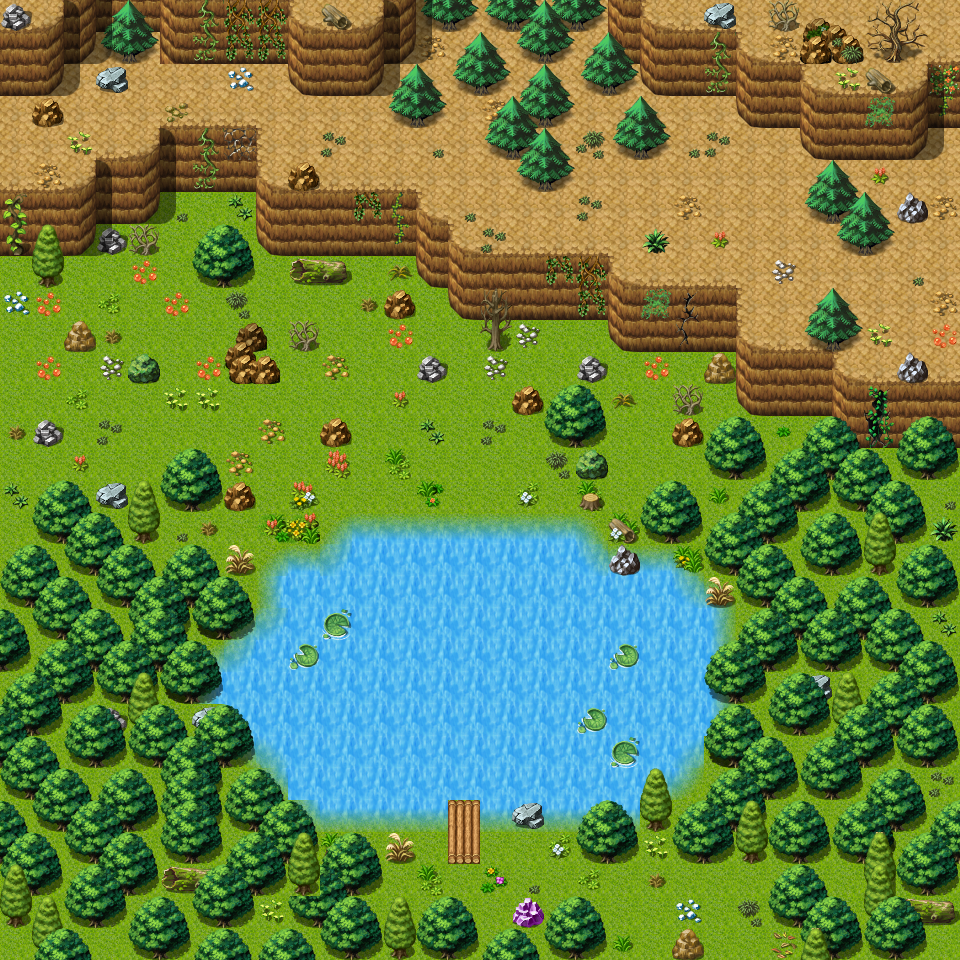

Below is a game level as drawn by its tile map, then a one-line description and the .tmx that defines it (tile-layer data replaced by summaries):
An orthogonal 30x30 tile map with 32x32 px tiles, 3 tile layers (Ground, Objects, Above), 33 hidden layers not drawn, 61 tilesets and 48 objects (21x replace, 14x script, 10x spawn, 3x mapchange).

<map version="1.0" tiledversion="1.1.5" orientation="orthogonal" renderorder="right-down" width="30" height="30" tilewidth="32" tileheight="32" infinite="0" nextobjectid="62">
 <properties>
  <property name="outdoors" value="1" />
 </properties>
 <tileset firstgid="1" name="map_bed_1" tilewidth="32" tileheight="32" tilecount="128" columns="16">
  <image source="../drawable/map_bed_1.png" width="512" height="256" />
 </tileset>
 <tileset firstgid="129" name="map_border_1" tilewidth="32" tileheight="32" tilecount="128" columns="16">
  <image source="../drawable/map_border_1.png" width="512" height="256" />
 </tileset>
 <tileset firstgid="257" name="map_bridge_1" tilewidth="32" tileheight="32" tilecount="128" columns="16">
  <image source="../drawable/map_bridge_1.png" width="512" height="256" />
 </tileset>
 <tileset firstgid="385" name="map_bridge_2" tilewidth="32" tileheight="32" tilecount="128" columns="16">
  <image source="../drawable/map_bridge_2.png" width="512" height="256" />
 </tileset>
 <tileset firstgid="513" name="map_broken_1" tilewidth="32" tileheight="32" tilecount="128" columns="16">
  <image source="../drawable/map_broken_1.png" width="512" height="256" />
 </tileset>
 <tileset firstgid="641" name="map_cavewall_1" tilewidth="32" tileheight="32" tilecount="108" columns="18">
  <image source="../drawable/map_cavewall_1.png" width="576" height="192" />
 </tileset>
 <tileset firstgid="749" name="map_cavewall_2" tilewidth="32" tileheight="32" tilecount="108" columns="18">
  <image source="../drawable/map_cavewall_2.png" width="576" height="192" />
 </tileset>
 <tileset firstgid="857" name="map_cavewall_3" tilewidth="32" tileheight="32" tilecount="108" columns="18">
  <image source="../drawable/map_cavewall_3.png" width="576" height="192" />
 </tileset>
 <tileset firstgid="965" name="map_cavewall_4" tilewidth="32" tileheight="32" tilecount="108" columns="18">
  <image source="../drawable/map_cavewall_4.png" width="576" height="192" />
 </tileset>
 <tileset firstgid="1073" name="map_chair_table_1" tilewidth="32" tileheight="32" tilecount="128" columns="16">
  <image source="../drawable/map_chair_table_1.png" width="512" height="256" />
 </tileset>
 <tileset firstgid="1201" name="map_chair_table_2" tilewidth="32" tileheight="32" tilecount="128" columns="16">
  <image source="../drawable/map_chair_table_2.png" width="512" height="256" />
 </tileset>
 <tileset firstgid="1329" name="map_crate_1" tilewidth="32" tileheight="32" tilecount="128" columns="16">
  <image source="../drawable/map_crate_1.png" width="512" height="256" />
 </tileset>
 <tileset firstgid="1457" name="map_cupboard_1" tilewidth="32" tileheight="32" tilecount="128" columns="16">
  <image source="../drawable/map_cupboard_1.png" width="512" height="256" />
 </tileset>
 <tileset firstgid="1585" name="map_curtain_1" tilewidth="32" tileheight="32" tilecount="128" columns="16">
  <image source="../drawable/map_curtain_1.png" width="512" height="256" />
 </tileset>
 <tileset firstgid="1713" name="map_entrance_1" tilewidth="32" tileheight="32" tilecount="128" columns="16">
  <image source="../drawable/map_entrance_1.png" width="512" height="256" />
 </tileset>
 <tileset firstgid="1841" name="map_entrance_2" tilewidth="32" tileheight="32" tilecount="128" columns="16">
  <image source="../drawable/map_entrance_2.png" width="512" height="256" />
 </tileset>
 <tileset firstgid="1969" name="map_fence_1" tilewidth="32" tileheight="32" tilecount="128" columns="16">
  <image source="../drawable/map_fence_1.png" width="512" height="256" />
 </tileset>
 <tileset firstgid="2097" name="map_fence_2" tilewidth="32" tileheight="32" tilecount="128" columns="16">
  <image source="../drawable/map_fence_2.png" width="512" height="256" />
 </tileset>
 <tileset firstgid="2225" name="map_fence_3" tilewidth="32" tileheight="32" tilecount="128" columns="16">
  <image source="../drawable/map_fence_3.png" width="512" height="256" />
 </tileset>
 <tileset firstgid="2353" name="map_fence_4" tilewidth="32" tileheight="32" tilecount="128" columns="16">
  <image source="../drawable/map_fence_4.png" width="512" height="256" />
 </tileset>
 <tileset firstgid="2481" name="map_ground_1" tilewidth="32" tileheight="32" tilecount="128" columns="16">
  <image source="../drawable/map_ground_1.png" width="512" height="256" />
 </tileset>
 <tileset firstgid="2609" name="map_ground_2" tilewidth="32" tileheight="32" tilecount="128" columns="16">
  <image source="../drawable/map_ground_2.png" width="512" height="256" />
 </tileset>
 <tileset firstgid="2737" name="map_ground_3" tilewidth="32" tileheight="32" tilecount="128" columns="16">
  <image source="../drawable/map_ground_3.png" width="512" height="256" />
 </tileset>
 <tileset firstgid="2865" name="map_ground_4" tilewidth="32" tileheight="32" tilecount="128" columns="16">
  <image source="../drawable/map_ground_4.png" width="512" height="256" />
 </tileset>
 <tileset firstgid="2993" name="map_ground_5" tilewidth="32" tileheight="32" tilecount="128" columns="16">
  <image source="../drawable/map_ground_5.png" width="512" height="256" />
 </tileset>
 <tileset firstgid="3121" name="map_ground_6" tilewidth="32" tileheight="32" tilecount="128" columns="16">
  <image source="../drawable/map_ground_6.png" width="512" height="256" />
 </tileset>
 <tileset firstgid="3249" name="map_ground_7" tilewidth="32" tileheight="32" tilecount="128" columns="16">
  <image source="../drawable/map_ground_7.png" width="512" height="256" />
 </tileset>
 <tileset firstgid="3377" name="map_ground_8" tilewidth="32" tileheight="32" tilecount="128" columns="16">
  <image source="../drawable/map_ground_8.png" width="512" height="256" />
 </tileset>
 <tileset firstgid="3505" name="map_house_1" tilewidth="32" tileheight="32" tilecount="128" columns="16">
  <image source="../drawable/map_house_1.png" width="512" height="256" />
 </tileset>
 <tileset firstgid="3633" name="map_house_2" tilewidth="32" tileheight="32" tilecount="128" columns="16">
  <image source="../drawable/map_house_2.png" width="512" height="256" />
 </tileset>
 <tileset firstgid="3761" name="map_indoor_1" tilewidth="32" tileheight="32" tilecount="128" columns="16">
  <image source="../drawable/map_indoor_1.png" width="512" height="256" />
 </tileset>
 <tileset firstgid="3889" name="map_indoor_2" tilewidth="32" tileheight="32" tilecount="128" columns="16">
  <image source="../drawable/map_indoor_2.png" width="512" height="256" />
 </tileset>
 <tileset firstgid="4017" name="map_kitchen_1" tilewidth="32" tileheight="32" tilecount="128" columns="16">
  <image source="../drawable/map_kitchen_1.png" width="512" height="256" />
 </tileset>
 <tileset firstgid="4145" name="map_outdoor_1" tilewidth="32" tileheight="32" tilecount="128" columns="16">
  <image source="../drawable/map_outdoor_1.png" width="512" height="256" />
 </tileset>
 <tileset firstgid="4273" name="map_pillar_1" tilewidth="32" tileheight="32" tilecount="128" columns="16">
  <image source="../drawable/map_pillar_1.png" width="512" height="256" />
 </tileset>
 <tileset firstgid="4401" name="map_pillar_2" tilewidth="32" tileheight="32" tilecount="128" columns="16">
  <image source="../drawable/map_pillar_2.png" width="512" height="256" />
 </tileset>
 <tileset firstgid="4529" name="map_plant_1" tilewidth="32" tileheight="32" tilecount="128" columns="16">
  <image source="../drawable/map_plant_1.png" width="512" height="256" />
 </tileset>
 <tileset firstgid="4657" name="map_plant_2" tilewidth="32" tileheight="32" tilecount="128" columns="16">
  <image source="../drawable/map_plant_2.png" width="512" height="256" />
 </tileset>
 <tileset firstgid="4785" name="map_rock_1" tilewidth="32" tileheight="32" tilecount="128" columns="16">
  <image source="../drawable/map_rock_1.png" width="512" height="256" />
 </tileset>
 <tileset firstgid="4913" name="map_rock_2" tilewidth="32" tileheight="32" tilecount="128" columns="16">
  <image source="../drawable/map_rock_2.png" width="512" height="256" />
 </tileset>
 <tileset firstgid="5041" name="map_roof_1" tilewidth="32" tileheight="32" tilecount="128" columns="16">
  <image source="../drawable/map_roof_1.png" width="512" height="256" />
 </tileset>
 <tileset firstgid="5169" name="map_roof_2" tilewidth="32" tileheight="32" tilecount="128" columns="16">
  <image source="../drawable/map_roof_2.png" width="512" height="256" />
 </tileset>
 <tileset firstgid="5297" name="map_roof_3" tilewidth="32" tileheight="32" tilecount="128" columns="16">
  <image source="../drawable/map_roof_3.png" width="512" height="256" />
 </tileset>
 <tileset firstgid="5425" name="map_shop_1" tilewidth="32" tileheight="32" tilecount="128" columns="16">
  <image source="../drawable/map_shop_1.png" width="512" height="256" />
 </tileset>
 <tileset firstgid="5553" name="map_sign_ladder_1" tilewidth="32" tileheight="32" tilecount="128" columns="16">
  <image source="../drawable/map_sign_ladder_1.png" width="512" height="256" />
 </tileset>
 <tileset firstgid="5681" name="map_table_1" tilewidth="32" tileheight="32" tilecount="128" columns="16">
  <image source="../drawable/map_table_1.png" width="512" height="256" />
 </tileset>
 <tileset firstgid="5809" name="map_trail_1" tilewidth="32" tileheight="32" tilecount="128" columns="16">
  <image source="../drawable/map_trail_1.png" width="512" height="256" />
 </tileset>
 <tileset firstgid="5937" name="map_transition_1" tilewidth="32" tileheight="32" tilecount="128" columns="16">
  <image source="../drawable/map_transition_1.png" width="512" height="256" />
 </tileset>
 <tileset firstgid="6065" name="map_transition_2" tilewidth="32" tileheight="32" tilecount="128" columns="16">
  <image source="../drawable/map_transition_2.png" width="512" height="256" />
 </tileset>
 <tileset firstgid="6193" name="map_transition_3" tilewidth="32" tileheight="32" tilecount="128" columns="16">
  <image source="../drawable/map_transition_3.png" width="512" height="256" />
 </tileset>
 <tileset firstgid="6321" name="map_transition_4" tilewidth="32" tileheight="32" tilecount="128" columns="16">
  <image source="../drawable/map_transition_4.png" width="512" height="256" />
 </tileset>
 <tileset firstgid="6449" name="map_transition_5" tilewidth="32" tileheight="32" tilecount="128" columns="16">
  <image source="../drawable/map_transition_5.png" width="512" height="256" />
 </tileset>
 <tileset firstgid="6577" name="map_tree_1" tilewidth="32" tileheight="32" tilecount="128" columns="16">
  <image source="../drawable/map_tree_1.png" width="512" height="256" />
 </tileset>
 <tileset firstgid="6705" name="map_tree_2" tilewidth="32" tileheight="32" tilecount="128" columns="16">
  <image source="../drawable/map_tree_2.png" width="512" height="256" />
 </tileset>
 <tileset firstgid="6833" name="map_wall_1" tilewidth="32" tileheight="32" tilecount="128" columns="16">
  <image source="../drawable/map_wall_1.png" width="512" height="256" />
 </tileset>
 <tileset firstgid="6961" name="map_wall_2" tilewidth="32" tileheight="32" tilecount="120" columns="15">
  <image source="../drawable/map_wall_2.png" width="480" height="256" />
 </tileset>
 <tileset firstgid="7081" name="map_wall_3" tilewidth="32" tileheight="32" tilecount="120" columns="15">
  <image source="../drawable/map_wall_3.png" width="480" height="256" />
 </tileset>
 <tileset firstgid="7201" name="map_wall_4" tilewidth="32" tileheight="32" tilecount="120" columns="15">
  <image source="../drawable/map_wall_4.png" width="480" height="256" />
 </tileset>
 <tileset firstgid="7321" name="map_window_1" tilewidth="32" tileheight="32" tilecount="128" columns="16">
  <image source="../drawable/map_window_1.png" width="512" height="256" />
 </tileset>
 <tileset firstgid="7449" name="map_window_2" tilewidth="32" tileheight="32" tilecount="128" columns="16">
  <image source="../drawable/map_window_2.png" width="512" height="256" />
 </tileset>
 <tileset firstgid="7577" name="map_guynmart" tilewidth="32" tileheight="32" tilecount="128" columns="16">
  <image source="../drawable/map_guynmart.png" width="512" height="256" />
 </tileset>
 <layer name="Ground" width="30" height="30">
  <data>[900 cells, 900 non-empty, 12 distinct tile ids]</data>
 </layer>
 <layer name="Objects" width="30" height="30">
  <data>[900 cells, 432 non-empty, 91 distinct tile ids]</data>
 </layer>
 <layer name="Above" width="30" height="30">
  <data>[900 cells, 288 non-empty, 28 distinct tile ids]</data>
 </layer>
 <layer name="Walkable" width="30" height="30" visible="0">
  <data>[900 cells, 447 non-empty, 1 distinct tile ids]</data>
 </layer>
 <layer name="Raft_1" width="30" height="30" visible="0">
  <data>[900 cells, 8 non-empty, 5 distinct tile ids]</data>
 </layer>
 <layer name="Raft_2" width="30" height="30" visible="0">
  <data>[900 cells, 8 non-empty, 5 distinct tile ids]</data>
 </layer>
 <layer name="Raft_3" width="30" height="30" visible="0">
  <data>[900 cells, 9 non-empty, 5 distinct tile ids]</data>
 </layer>
 <layer name="Raft_4" width="30" height="30" visible="0">
  <data>[900 cells, 9 non-empty, 5 distinct tile ids]</data>
 </layer>
 <layer name="Raft_5" width="30" height="30" visible="0">
  <data>[900 cells, 9 non-empty, 5 distinct tile ids]</data>
 </layer>
 <layer name="Raft_6" width="30" height="30" visible="0">
  <data>[900 cells, 9 non-empty, 5 distinct tile ids]</data>
 </layer>
 <layer name="Raft_7" width="30" height="30" visible="0">
  <data>[900 cells, 9 non-empty, 5 distinct tile ids]</data>
 </layer>
 <layer name="Raft_8" width="30" height="30" visible="0">
  <data>[900 cells, 9 non-empty, 5 distinct tile ids]</data>
 </layer>
 <layer name="Raft_9" width="30" height="30" visible="0">
  <data>[900 cells, 8 non-empty, 4 distinct tile ids]</data>
 </layer>
 <layer name="Raft_10" width="30" height="30" visible="0">
  <data>[900 cells, 7 non-empty, 4 distinct tile ids]</data>
 </layer>
 <layer name="Raft_11" width="30" height="30" visible="0">
  <data>[900 cells, 7 non-empty, 4 distinct tile ids]</data>
 </layer>
 <layer name="Raft_21" width="30" height="30" visible="0">
  <data>[900 cells, 8 non-empty, 5 distinct tile ids]</data>
 </layer>
 <layer name="Raft_22" width="30" height="30" visible="0">
  <data>[900 cells, 8 non-empty, 5 distinct tile ids]</data>
 </layer>
 <layer name="Raft_23" width="30" height="30" visible="0">
  <data>[900 cells, 9 non-empty, 5 distinct tile ids]</data>
 </layer>
 <layer name="Raft_24" width="30" height="30" visible="0">
  <data>[900 cells, 9 non-empty, 5 distinct tile ids]</data>
 </layer>
 <layer name="Raft_25" width="30" height="30" visible="0">
  <data>[900 cells, 9 non-empty, 5 distinct tile ids]</data>
 </layer>
 <layer name="Raft_26" width="30" height="30" visible="0">
  <data>[900 cells, 9 non-empty, 5 distinct tile ids]</data>
 </layer>
 <layer name="Raft_27" width="30" height="30" visible="0">
  <data>[900 cells, 9 non-empty, 5 distinct tile ids]</data>
 </layer>
 <layer name="Raft_28" width="30" height="30" visible="0">
  <data>[900 cells, 9 non-empty, 5 distinct tile ids]</data>
 </layer>
 <layer name="Raft_29" width="30" height="30" visible="0">
  <data>[900 cells, 8 non-empty, 4 distinct tile ids]</data>
 </layer>
 <layer name="Raft_30" width="30" height="30" visible="0">
  <data>[900 cells, 7 non-empty, 4 distinct tile ids]</data>
 </layer>
 <layer name="Walkable_1" width="30" height="30" visible="0">
  <data>[900 cells, 25 non-empty, 1 distinct tile ids]</data>
 </layer>
 <layer name="Walkable_2" width="30" height="30" visible="0">
  <data>[900 cells, 25 non-empty, 1 distinct tile ids]</data>
 </layer>
 <layer name="Walkable_3" width="30" height="30" visible="0">
  <data>[900 cells, 25 non-empty, 1 distinct tile ids]</data>
 </layer>
 <layer name="Walkable_4" width="30" height="30" visible="0">
  <data>[900 cells, 26 non-empty, 1 distinct tile ids]</data>
 </layer>
 <layer name="Walkable_5" width="30" height="30" visible="0">
  <data>[900 cells, 27 non-empty, 1 distinct tile ids]</data>
 </layer>
 <layer name="Walkable_6" width="30" height="30" visible="0">
  <data>[900 cells, 28 non-empty, 1 distinct tile ids]</data>
 </layer>
 <layer name="Walkable_7" width="30" height="30" visible="0">
  <data>[900 cells, 29 non-empty, 1 distinct tile ids]</data>
 </layer>
 <layer name="Walkable_8" width="30" height="30" visible="0">
  <data>[900 cells, 30 non-empty, 1 distinct tile ids]</data>
 </layer>
 <layer name="Walkable_9" width="30" height="30" visible="0">
  <data>[900 cells, 31 non-empty, 1 distinct tile ids]</data>
 </layer>
 <layer name="Walkable_10" width="30" height="30" visible="0">
  <data>[900 cells, 32 non-empty, 1 distinct tile ids]</data>
 </layer>
 <layer name="Walkable_11" width="30" height="30" visible="0">
  <data>[900 cells, 34 non-empty, 1 distinct tile ids]</data>
 </layer>
 <objectgroup name="Mapevents" visible="0">
  <object id="35" name="east" type="mapchange" x="928" y="128" width="32" height="256">
   <properties>
    <property name="map" value="guynmart_wood_7" />
    <property name="place" value="west" />
   </properties>
  </object>
  <object id="13" name="west" type="mapchange" x="0" y="96" width="32" height="480">
   <properties>
    <property name="map" value="guynmart_wood_3" />
    <property name="place" value="east" />
   </properties>
  </object>
  <object id="12" name="south" type="mapchange" x="32" y="928" width="896" height="32">
   <properties>
    <property name="map" value="guynmart" />
    <property name="place" value="north" />
   </properties>
  </object>
  <object id="50" name="guynmart_s_lake_3x" type="script" x="0" y="32" width="832" height="480">
   <properties>
    <property name="when" value="always" />
   </properties>
  </object>
  <object id="24" name="guynmart_s_lake_11" type="script" x="448" y="512" width="32" height="32" />
  <object id="25" name="guynmart_s_lake_10" type="script" x="448" y="544" width="32" height="32" />
  <object id="26" name="guynmart_s_lake_9" type="script" x="448" y="576" width="32" height="32" />
  <object id="27" name="guynmart_s_lake_8" type="script" x="448" y="608" width="32" height="32" />
  <object id="28" name="guynmart_s_lake_7" type="script" x="448" y="640" width="32" height="32" />
  <object id="29" name="guynmart_s_lake_6" type="script" x="448" y="672" width="32" height="32" />
  <object id="30" name="guynmart_s_lake_5" type="script" x="448" y="704" width="32" height="32" />
  <object id="31" name="guynmart_s_lake_4" type="script" x="448" y="736" width="32" height="32" />
  <object id="32" name="guynmart_s_lake_3" type="script" x="448" y="768" width="32" height="32" />
  <object id="33" name="guynmart_s_lake_2" type="script" x="448" y="800" width="32" height="32" />
  <object id="34" name="guynmart_s_lake_1" type="script" x="448" y="832" width="32" height="32" />
  <object id="41" name="guynmart_s_rope_r2" type="script" x="32" y="96" width="32" height="832" />
  <object id="48" name="guynmart_s_dog_puppy" type="script" x="384" y="64" width="192" height="192">
   <properties>
    <property name="when" value="always" />
   </properties>
  </object>
 </objectgroup>
 <objectgroup name="Spawn" visible="0">
  <object id="42" name="guynmart_fish2" type="spawn" x="288" y="576" width="128" height="192">
   <properties>
    <property name="quantity" value="2" />
    <property name="spawngroup" value="guynmart_fish2" />
   </properties>
  </object>
  <object id="37" name="guynmart_fish1" type="spawn" x="512" y="576" width="160" height="192">
   <properties>
    <property name="quantity" value="1" />
    <property name="spawngroup" value="guynmart_fish1" />
   </properties>
  </object>
  </objectgroup>
 <objectgroup name="Replace" visible="0">
  <!-- 21 objects omitted --></objectgroup>
 <objectgroup name="Keys" visible="0" />
</map>
<!-- 29 of 48 objects omitted -->
